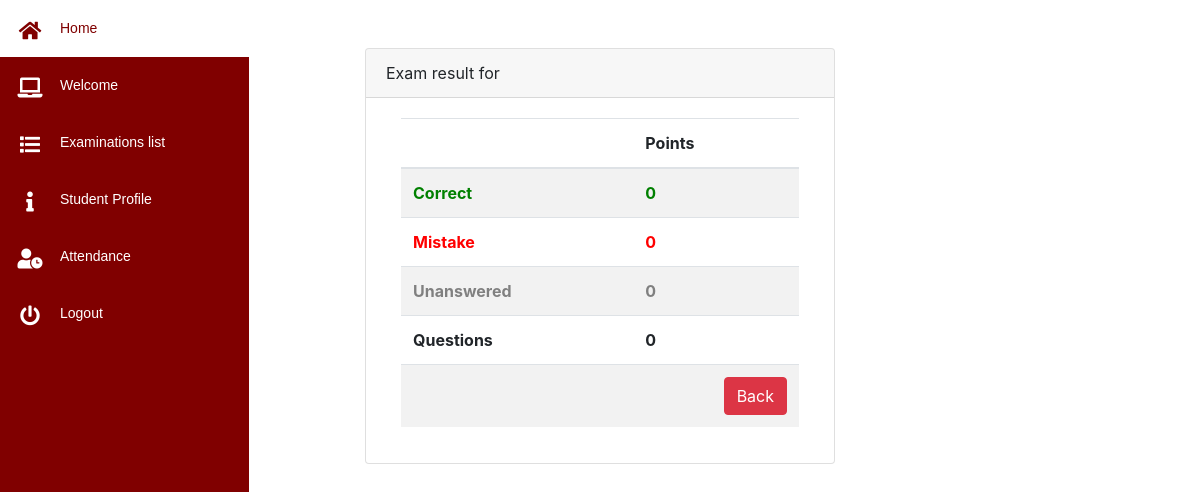
Page /student/result.php?id=2019-21389125 (signed in) on the earlier database version.
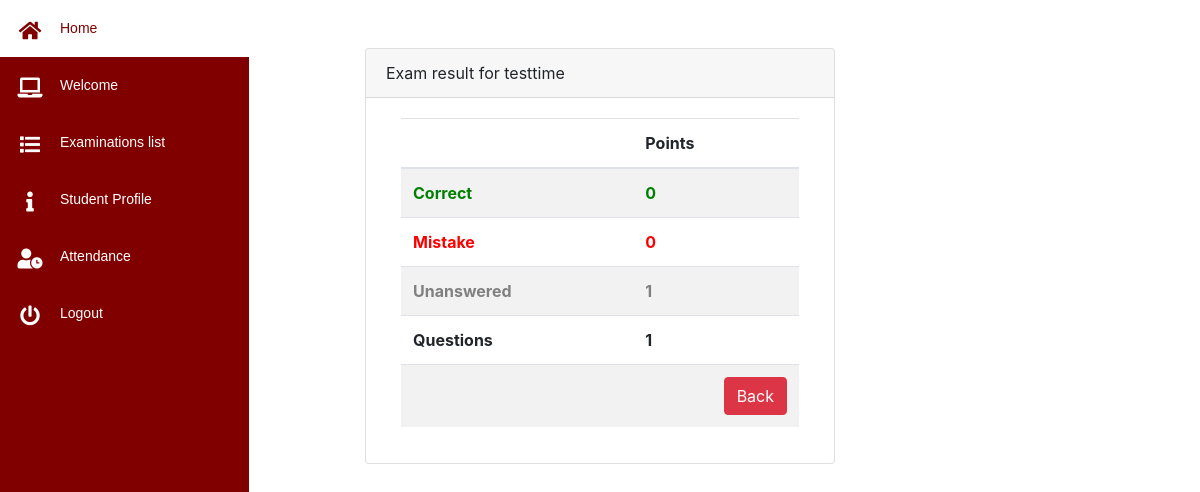
Same page on the later database version.
### tables this page shows
CREATE TABLE `lexamtb` (
  `lexamtbl_id` int(11) NOT NULL,
  `exam_name` varchar(255) NOT NULL,
  `program` varchar(225) NOT NULL,
  `exam_no` varchar(255) NOT NULL,
  `actyear` varchar(225) NOT NULL,
  `status` enum('0','1') NOT NULL
);

### student/result.php (the view, shortened to what this page needs)
  <?php
  include ("php/nav.php");
  if ($_GET) {
    $id = $_GET['id'];
$q1= "SELECT SUM( examtbl.points)as correct FROM examtbl INNER JOIN answertbl ON examtbl.exam_no = answertbl.exam_no and examtbl.exam_id = answertbl.q_id and examtbl.answer =answertbl.final_ans WHERE answertbl.stud_id ='$user' AND examtbl.exam_no='$id'" ;
$r1= mysqli_query($conn,$q1);
$d1= $r1->fetch_assoc();
$correct =  $d1["correct"];
if ($correct == '') {
	$cor = '0';
}else{
	$cor = $correct;
}
}
 $q2= "SELECT * FROM lexamtb WHERE exam_no = '$id'";
  $r2 = $conn->query($q2);
  $d2= $r2->fetch_assoc();
  $name = $d2['exam_name'];
$q3= "SELECT SUM( examtbl.points)as error FROM examtbl INNER JOIN answertbl ON examtbl.exam_no = answertbl.exam_no and examtbl.exam_id = answertbl.q_id and examtbl.answer !=answertbl.final_ans WHERE answertbl.stud_id ='$user' AND examtbl.exam_no='$id'" ;
$r3= mysqli_query($conn,$q3);
$d3= $r3->fetch_assoc();
$error =  $d3["error"];
if ($error == '') {
  $er = '0';
}else{
  $er = $error;
}
$rows= mysqli_query($conn, "SELECT * FROM examtbl where exam_no ='$id'");
$qrows= mysqli_num_rows($rows);
$rowsa= mysqli_query($conn, "SELECT * FROM answertbl where exam_no ='$id' AND stud_id ='$user'");
$qrowsa= mysqli_num_rows($rowsa);
$Unanswered = $qrows- $qrowsa;
  ?>
<form method="POST">
    <div class="container col-md-5">
      <div class="card card-login mx-auto mt-5">
        <div class="card-header">Exam result for <?php echo $name;?> </div>
        <div class="card-body">
        <div class="container">
          <table class="table table-striped">
  <thead>
    <tr>
      <th scope="col"><?php echo $stu_fullname?></th>
      <th scope="col">Points</th>
        </tr>
  </thead>
  <tbody>
    <tr>
      <th scope="row" style="color: green">Correct</th>
      <td style="color: green"><b><?php echo $cor?></b></td>
    </tr>
    <tr>
      <th scope="row" style="color: red">Mistake</th>
      <td style="color: red"><b><?php echo $er?></b></td>
    </tr>
     <tr>
      <th scope="row" style="color: gray">Unanswered</th>
      <td style="color: gray"><b><?php echo $Unanswered?></b></td>
    </tr>
    <tr>
      <th scope="row">Questions</th>
      <td><b><?php echo $qrows?></b></td>
    </tr>
     <tr>
      <th scope="row"></th>
      <td  align="right"><a type="button"  class="btn btn-danger" href="show_exam.php">Back</a></td>
    </tr>
  </tbody>
</table>
        </div>
        </div>
      </div>
    </div>

Differences in the rows shown:
added lexamtb: exam_name "testtime"
Other differences:
$Unanswered: "0" → "1"
$qrows: "0" → "1"
